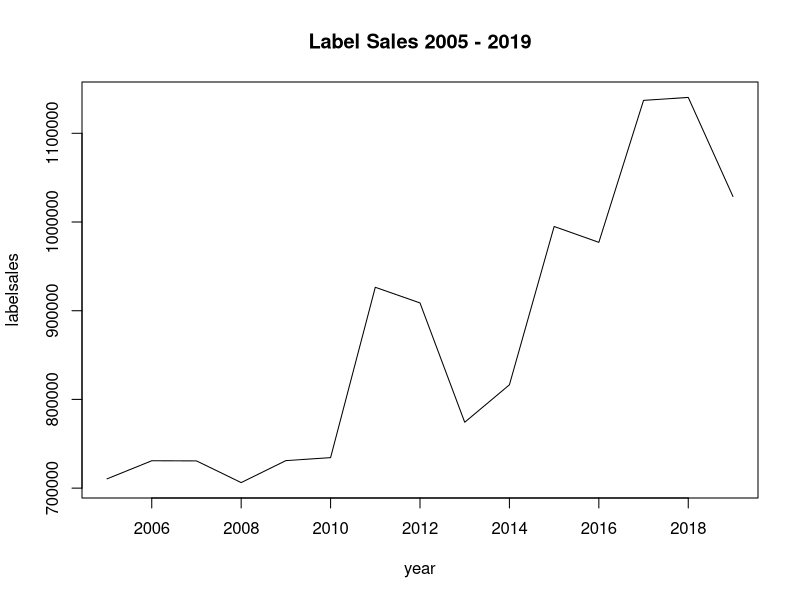
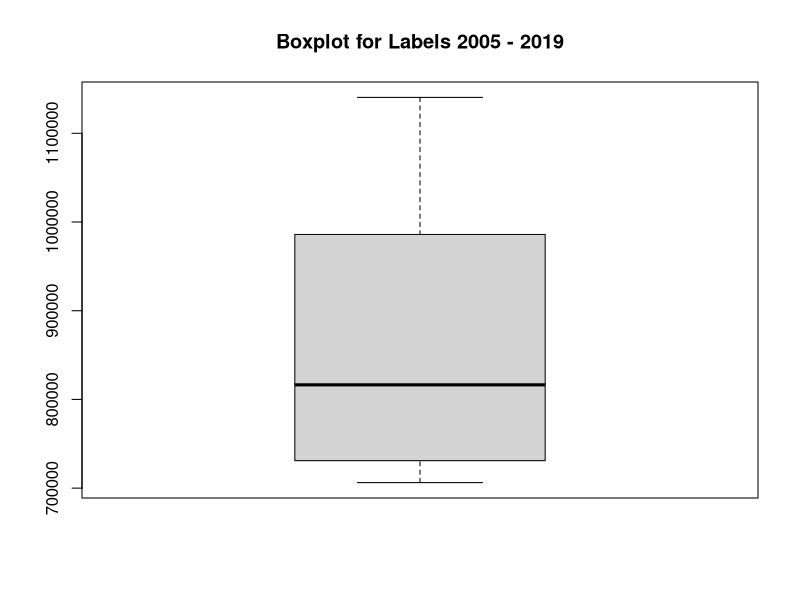
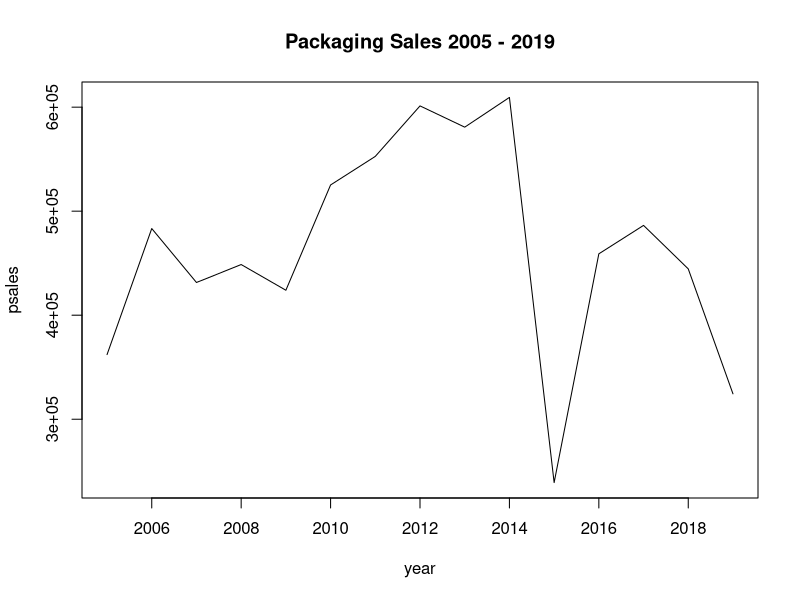
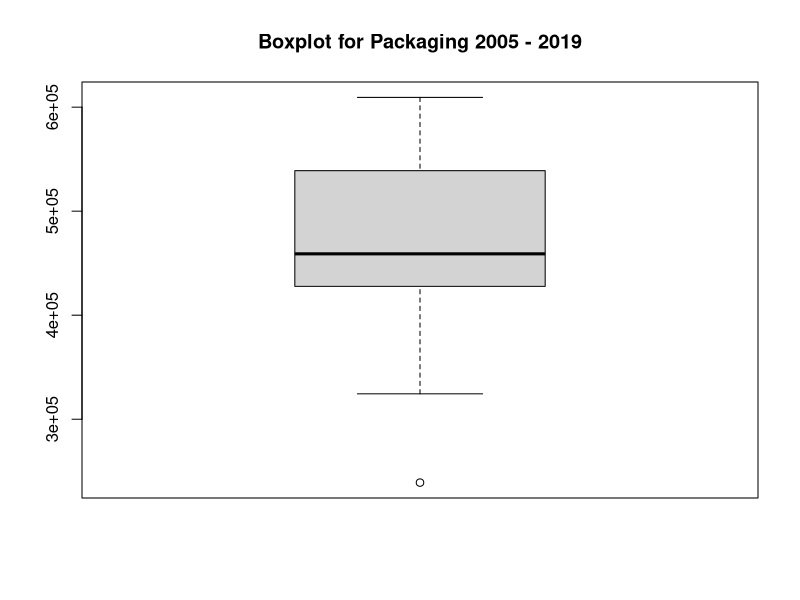
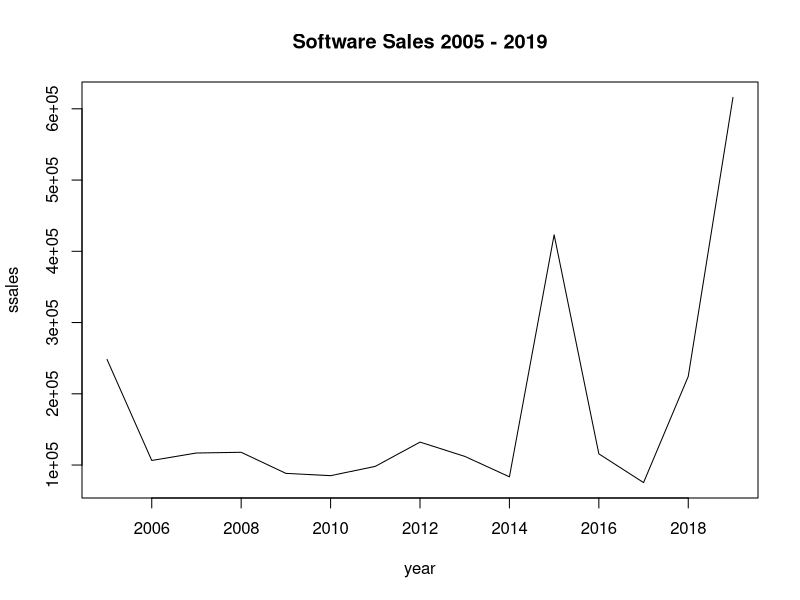
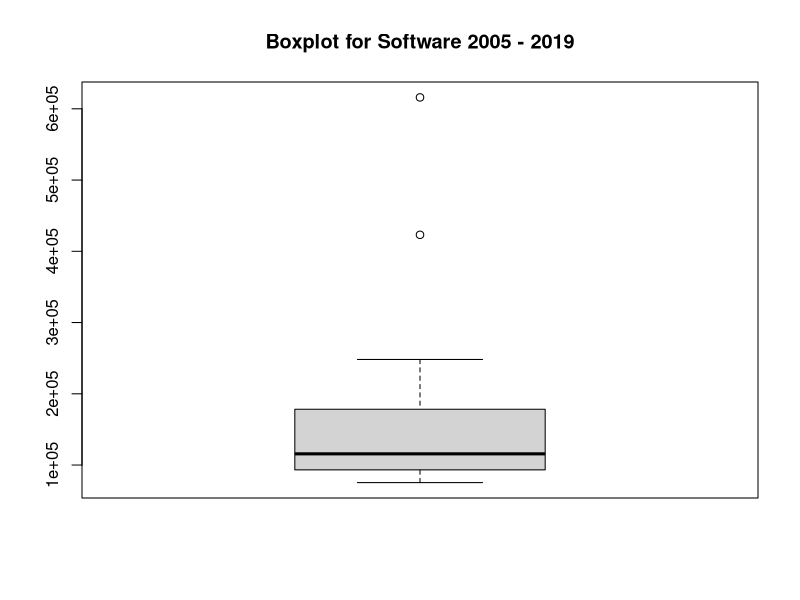
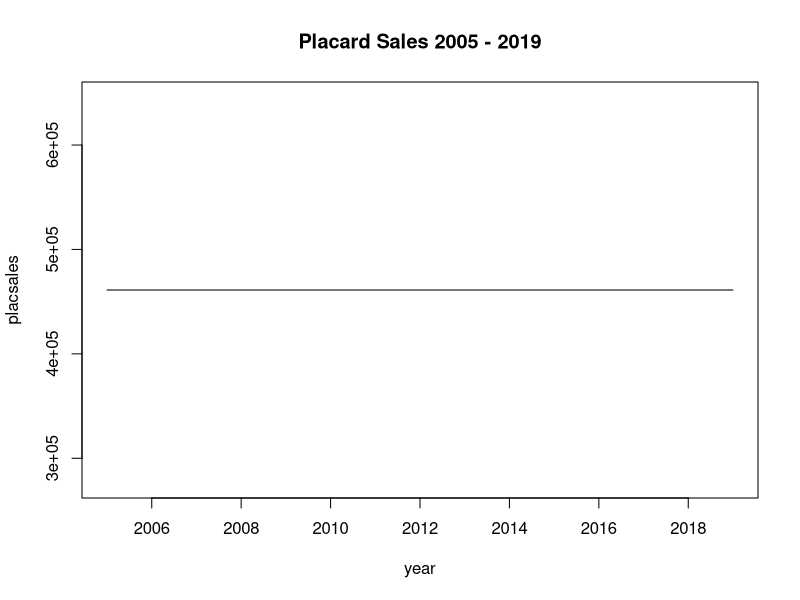

The R script that drew these images, in order: (Note: this script raises an error after producing the figures.)
# Data Exploration 

# Label Sales for month of June (2005 - 2019):
year <- c(2005, 2006, 2007, 2008, 2009, 2010, 2011, 2012, 2013, 2014, 2015, 2016, 2017, 2018, 2019)
labelsales <- c ( 710474.00, 730862.00, 730693.00, 706237.00,  731032.00,  734366.00, 926400.00, 908747.00, 774265.00, 816460.00, 994936.00, 977071.00, 1137127.00, 1140465.00, 1028759.00)
plot(year, labelsales, type="l", main="Label Sales 2005 - 2019")
boxplot(labelsales, main="Boxplot for Labels 2005 - 2019")

# Packaging Sales for month of June (2005 - 2019):
year <- c(2005, 2006, 2007, 2008, 2009, 2010, 2011, 2012, 2013, 2014, 2015, 2016, 2017, 2018, 2019)
psales <- c(362128.00, 483317.00, 431461.00, 448702.00, 423991.00, 525218.00, 552680.00, 601201.00, 580779.00, 609373.00, 239084.00, 459013.00, 486336.00, 444524.00, 324415.00)
plot(year, psales, type="l", main="Packaging Sales 2005 - 2019")
boxplot(psales, main="Boxplot for Packaging 2005 - 2019")

# Software Sales for month of June (2005 - 2019):
year <- c(2005, 2006, 2007, 2008, 2009, 2010, 2011, 2012, 2013, 2014, 2015, 2016, 2017, 2018, 2019)
ssales <- c(248207.00, 106434.00, 116899.00, 117900.00, 88309.00, 85091.00, 98155.00, 132185.00, 112189.00, 83442.00, 423155.00, 115733.00, 75370.00, 224448.00, 616000.00)
plot(year, ssales, type="l", main="Software Sales 2005 - 2019")
boxplot(ssales, main="Boxplot for Software 2005 - 2019")

# Placard Sales for month of June (2005 - 2019):
year <- c(2005, 2006, 2007, 2008, 2009, 2010, 2011, 2012, 2013, 2014, 2015, 2016, 2017, 2018, 2019)
placsales <- c(461144.00, 461144.00, 461144.00,  461144.00, 461144.00, 461144.00, 461144.00, 461144.00, 461144.00,  461144.00, 461144.00, 461144.00, 461144.00, 461144.00, 461144.00)
plot(year, placsales, type="l", main="Placard Sales 2005 - 2019")

# Book Sales for month of June (2005 - 2019):
year <- c(2005, 2006, 2007, 2008, 2009, 2010, 2011, 2012, 2013, 2014, 2015, 2016, 2017, 2018, 2019)
book <- 
plot(year, book, type="l", main="Book Sales 2005 - 2019")
boxplot(book, main="Boxplot for Book 2005 - 2019")









# Plot between GDP and departmental sales
GDP <- c(14912.5, 15338.3, 15626.0, 15604.7, 15208.8, 15598.8,	15840.7,	16197.0,	16495.4,	16912.0,	17403.8,	17688.9,	18108.1,	18638.2,	19064.3)
plot(GDP, labelsales, type="l")

# Any constant external variables?
# Strategy: plot external variable with respect to time. If it doesn't change much, there is low variability and is not useful for our model. 
nondurables <- c(	94.5,	95.9,	99.2,	100.9,	101.2,	105.0,	106.7,	107.3,	107.8,	104.7,	106.0,	106.2,	107.8,	110.5,	111.2,	112.5,	105.8,	97.7,	99.8,	99.9,	100.0,	100.0,	99.3,	99.6,	100.4,	102.3,	104.3,	103.5,	103.9,	104.9	)
Dtime <- c(1992:2021)
plot(Dtime, nondurables, type="l")
# Range is small?

time <- c(1992:2021)
unemp <- c(7.49, 6.91, 6.10,	5.59,	5.41,	4.94,	4.50,	4.22,	3.97,	4.74,	5.78,	5.99,	5.54,	5.08,	4.61,	4.62,	5.80,	9.28,	9.61,	8.93,	8.08,	7.36,	6.16,	5.27,	4.88,	4.35,	3.89,	3.67,	3.65,	3.79)



# NHS and EHS Jan 2005 - Dec 2018
time <- seq(from = 2005, to = 2019, by = 1/12)
head(time)
length(time)
NHS <- c(1203,	1319,	1328,	1260,	1286,	1274,	1389,	1255,	1244,	1336,	1214,	1239,	1174,	1061,	1116,	1123,	1086,	1074,	965,	1035,	1016,	941, 	1003,	998, 891	, 828,	833,	887,	842,	793,	778,	699,	686,	727,	641,	619,	627,	593,	535,	536,	504,	487,	477,	435,	433, 393,	389,	377,	336,	372,	339,	337,	376	,393,	411,	418,	386,	396,	375,	352,	345,	336,	381,	422	,280	, 305,	283	,282	,317	,291,	287,	326	,307,	270,	300	,310	,305	,301	,296,	299	,304,	316,	328,	341	,335	,366,	354,	354	,370,	360,	369,	375	,385,	358,	392	,399,	446	,447	,444,	441,	428	,470,	375,	381	,403,	444,	446,	433	,443,	443,	443	,443,	443,	443	,443,	443	,443,	443	,443,	497	,518,	544,	480,	501	,500,	480,	499	,521,	458	,481	,505	,545	,514	,518,	526	,564,	556,	563,	631	,586,569	,580,	571,	560	,591	,603	,627	,586,	604	,624,	559,	565	,642	,631	,715,	656	,628	,644,654,629	,650,	618,	609	,604,	607,	557,	615, 564, 644)
length(NHS)
plot(time, NHS, type="l")

# EHS Jan 2014 - Dec 2018
time2 <- seq(from = 2014, to = 2019, by = 1/12)
length(time2)
EHS <- c(4760,	4780,	4750,	4790,	4900,	4940,	4980,	4970,	5000,	5120,	4990,	5090,	4960,	5090,	5270,	5170,	5250,	5350,	5450,	5330,	5400,	5280,	4830,	5430,	5480,	5200,	5390,	5480,	5470,	5480,	5330,	5340,	5470,	5530,	5600,	5510,	5650,	5480,	5670,	5538,	5598,	5501,	5420,  5420,	5370,	5500,	5720,	5560,	5380,	5540,	5600,	5450,	5410,	5380,	5340,	5330,	5150,	5220,	5330,	4990,	4940)
length(EHS)
plot(time2, EHS, type="l")

# NHS and Unemp Rate 
time <- seq(from = 2005, to = 2019, by = 1/12)
length(time)
unemp <- c(5.3,	5.3,	5.3,	5.3,	5.3,	5.3,	5.3,	5.3,	5.3,	5.3,	5.3,	4.9,	4.7,	4.8,	4.7,	4.7,	4.6,	4.6,	4.7,	4.7,	4.5,	4.4,	4.5,	4.4,	4.6,	4.5,	4.4,	4.5,	4.4,	4.6,	4.7,	4.6,	4.7,	4.7,	4.7,	5,	5,	4.9,	5.1,	5,	5.4,	5.6,	5.8,	6.1,	6.1,	6.5,	6.8,	7.3,	7.8,	8.3,	8.7,	9,	9.4,	9.5,	9.5,	9.6,	9.8,	10,	9.9,	9.9,	9.8,	9.8,	9.9,	9.9,	9.6,	9.4,	9.4,	9.5,	9.5,	9.4,	9.8,	9.3,	9.1,	9,	9,	9.1,	9,	9.1,	9,	9,	9,	8.8,	8.6,	8.5,	8.3,	8.3,	8.2,	8.2,	8.2,	8.2,	8.2,	8.1,	7.8,	7.8,	7.7,	7.9,	8,	7.7,	7.5,	7.6,	7.5,	7.5,	7.3,	7.2,	7.2,	7.2,	6.9,	6.7,	6.6,	6.7,	6.7,	6.2,	6.3,	6.1,	6.2,	6.1,	5.9,	5.7,	5.8,	5.6,	5.7,	5.5,	5.4,	5.4,	5.6,	5.3,	5.2,	5.1,	5,	5,	5.1,	5,	4.9,	4.9,	5,	5,	4.8,	4.9,	4.8,	4.9,	5,	4.9,	4.7,	4.7,	4.7,	4.7,	4.4,	4.4,	4.4,	4.3,	4.3,	4.4,	4.2,	4.1,	4.2,	4.1,	4.1,	4.1,	4,	3.9,	3.8,	4,	3.9,	3.8,	3.7,	3.8,	3.7,	3.9, 4	)
length(unemp)
plot(time, unemp, type="l") 
